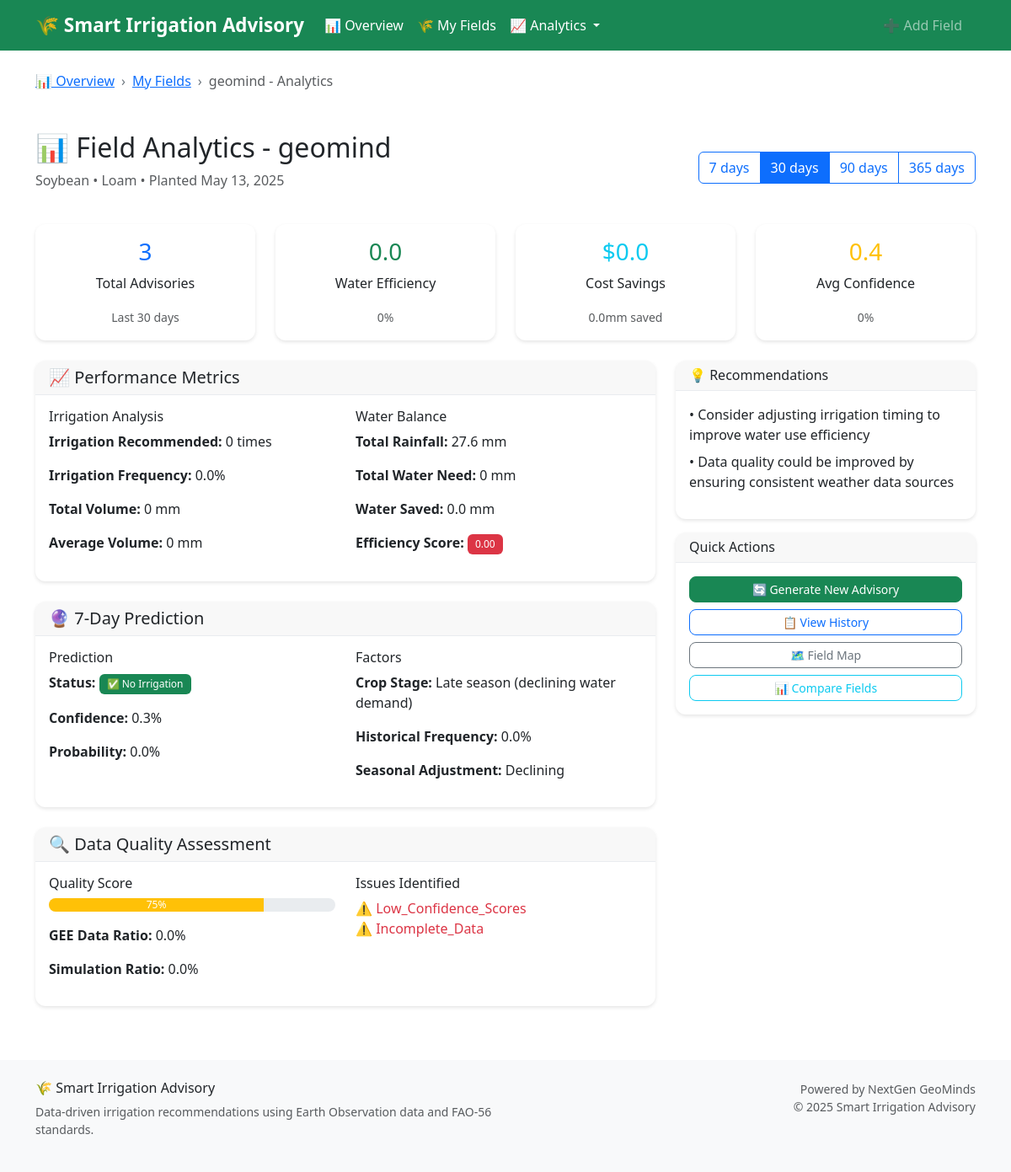
Screenshot of /analytics/field/13/ with the database file from the repository.
### advisory/models.py (models this page shows, shortened)
class FarmField(models.Model):
    CROP_CHOICES = [
        ("maize", "Maize"),
        ("soybean", "Soybean"),
        ("rice", "Rice"),
        ("wheat", "Wheat"),
        ("sugarcane", "Sugarcane"),
        ("cotton", "Cotton"),
        ("beans", "Beans"),
        ("potatoes", "Potatoes"),
        ("tomatoes", "Tomatoes"),
        ("cassava", "Cassava"),
    ]
    SOIL_CHOICES = [
        ("clay", "Clay"),
        ("loam", "Loam"),
        ("sandy", "Sandy"),
        ("silt", "Silt"),
        ("clay_loam", "Clay Loam"),
        ("sandy_loam", "Sandy Loam"),
    ]
    name = models.CharField(max_length=100)
    latitude = models.FloatField(_('Latitude'), validators=[
        MinValueValidator(-90.0), MaxValueValidator(90.0)])
    longitude = models.FloatField(_('Longitude'), validators=[
        MinValueValidator(-180.0), MaxValueValidator(180.0)])
    soil_type = models.CharField(
        choices=SOIL_CHOICES, max_length=20, default="loam", null=True, blank=True)
    crop_type = models.CharField(
        choices=CROP_CHOICES, max_length=20, default="maize")
    planting_date = models.DateField(_('Planting Date'), default=date.today)
    field_area_ha = models.FloatField(
        _('Field Area (ha)'),
        validators=[MinValueValidator(0.1), MaxValueValidator(1000.0)],
        null=True, blank=True,
        help_text="Field area in hectares"
    )
    elevation = models.FloatField(
        _('Elevation (m)'),
        null=True, blank=True,
        help_text="Field elevation in meters"
    )
    created_at = models.DateTimeField(auto_now_add=True)
    updated_at = models.DateTimeField(auto_now=True)
    class Meta:
        ordering = ['-created_at']
        verbose_name = 'Farm Field'
        verbose_name_plural = 'Farm Fields'

### advisory/views.py (the view)
def field_analytics_view(request, field_id):
    field = get_object_or_404(FarmField, id=field_id)
    analytics = IrrigationAnalytics()
    period = request.GET.get('period', '30')
    try:
        period_days = int(period)
    except ValueError:
        period_days = 30
    performance = analytics.get_field_performance_summary(
        field_id, period_days)
    prediction = analytics.predict_irrigation_needs(field_id, days_ahead=7)
    context = {
        'field': field,
        'performance': performance,
        'prediction': prediction,
        'period_days': period_days,
        'period_options': [7, 30, 90, 365]
    }
    return render(request, 'advisory/field_analytics.html', context)

### advisory/utils/analytics.py (called while the page is built)
    def _generate_performance_recommendations(self, efficiency: float, confidence: float,
                                              irrigation_count: int, total_count: int) -> List[str]:
        recommendations = []
        if efficiency < 0.7:
            recommendations.append(
                "Consider adjusting irrigation timing to improve water use efficiency")
        if confidence < 0.6:
            recommendations.append(
                "Data quality could be improved by ensuring consistent weather data sources")
        if irrigation_count / total_count > 0.8:
            recommendations.append(
                "High irrigation frequency detected - consider soil moisture monitoring")
        if not recommendations:
            recommendations.append(
                "Performance is optimal - continue current practices")
        return recommendations

    def _get_crop_stage_description(self, days_since_planting: int, crop_info: Dict) -> str:
        if days_since_planting < crop_info['duration_days'] * 0.25:
            return "Initial growth stage"
        elif days_since_planting < crop_info['duration_days'] * 0.75:
            return "Mid-season (peak water demand)"
        else:
            return "Late season (declining water demand)"

### advisory/utils/crop_coefficients.py (called while the page is built)
def get_crop_info(crop_type):
    return CROP_DATA.get(crop_type.lower(), CROP_DATA["maize"])

### templates/advisory/field_analytics.html (shortened to what this page needs)
{% extends "base.html" %} {% block title %}Field Analytics - {{ field.name }}{% endblock %} {% block breadcrumb %}
<li class="breadcrumb-item"><a href="{% url 'advisory:field_list' %}">My Fields</a></li>
<li class="breadcrumb-item active">{{ field.name }} - Analytics</li>
{% endblock %} {% block content %}
<div class="container mt-4">
  <div class="row mb-4">
    <div class="col-12">
      <div class="d-flex justify-content-between align-items-center">
        <div>
          <h2>📊 Field Analytics - {{ field.name }}</h2>
          <p class="text-muted">{{ field.crop_type|title }} • {{ field.soil_type|title }} • Planted {{ field.planting_date|date:"M d, Y" }}</p>
        </div>
        <div class="btn-group">
          {% for period in period_options %}
          <a href="?period={{ period }}" class="btn btn-outline-primary {% if period == period_days %}active{% endif %}"> {{ period }} days </a>
          {% endfor %}
        </div>
      </div>
    </div>
  </div>
  <div class="row mb-4">
    <div class="col-md-3">
      <div class="card text-center">
        <div class="card-body">
          <h3 class="text-primary">{{ performance.total_advisories }}</h3>
          <p class="card-text">Total Advisories</p>
          <small class="text-muted">Last {{ period_days }} days</small>
        </div>
      </div>
    </div>
    <div class="col-md-3">
      <div class="card text-center">
        <div class="card-body">
          <h3 class="text-success">{{ performance.water_use_efficiency|floatformat:1 }}</h3>
          <p class="card-text">Water Efficiency</p>
          <small class="text-muted">{{ performance.water_use_efficiency|floatformat:0 }}%</small>
        </div>
      </div>
    </div>
    <div class="col-md-3">
      <div class="card text-center">
        <div class="card-body">
          <h3 class="text-info">${{ performance.cost_savings|floatformat:1 }}</h3>
          <p class="card-text">Cost Savings</p>
          <small class="text-muted">{{ performance.water_saved|floatformat:1 }}mm saved</small>
        </div>
      </div>
    </div>
    <div class="col-md-3">
      <div class="card text-center">
        <div class="card-body">
          <h3 class="text-warning">{{ performance.avg_confidence|floatformat:1 }}</h3>
          <p class="card-text">Avg Confidence</p>
          <small class="text-muted">{{ performance.avg_confidence|floatformat:0 }}%</small>
        </div>
      </div>
    </div>
  </div>
  <div class="row">
    <div class="col-md-8">
      <div class="card mb-4">
        <div class="card-header">
          <h5 class="mb-0">📈 Performance Metrics</h5>
        </div>
        <div class="card-body">
          <div class="row">
            <div class="col-md-6">
              <h6>Irrigation Analysis</h6>
              <p><strong>Irrigation Recommended:</strong> {{ performance.irrigation_recommended_count }} times</p>
              <p><strong>Irrigation Frequency:</strong> {{ performance.irrigation_frequency|floatformat:1 }}%</p>
              <p><strong>Total Volume:</strong> {{ performance.total_irrigation_volume }} mm</p>
              <p><strong>Average Volume:</strong> {{ performance.avg_irrigation_volume }} mm</p>
            </div>
            <div class="col-md-6">
              <h6>Water Balance</h6>
              <p><strong>Total Rainfall:</strong> {{ performance.total_rainfall }} mm</p>
              <p><strong>Total Water Need:</strong> {{ performance.total_water_need }} mm</p>
              <p><strong>Water Saved:</strong> {{ performance.water_saved }} mm</p>
              <p>
                <strong>Efficiency Score:</strong>
                <span
                  class="badge {% if performance.water_use_efficiency > 0.8 %}bg-success{% elif performance.water_use_efficiency > 0.6 %}bg-warning{% else %}bg-danger{% endif %}"
                >
                  {{ performance.water_use_efficiency|floatformat:2 }}
                </span>
              </p>
            </div>
          </div>
        </div>
      </div>
      <div class="card mb-4">
        <div class="card-header">
          <h5 class="mb-0">🔮 7-Day Prediction</h5>
        </div>
        <div class="card-body">
          {% if prediction.prediction == 'insufficient_data' %}
          <div class="alert alert-info">
            <h6>Insufficient Data</h6>
            <p>Need more historical data to make accurate predictions.</p>
          </div>
          {% else %}
          <div class="row">
            <div class="col-md-6">
              <h6>Prediction</h6>
              <p>
                <strong>Status:</strong>
                <span class="badge {% if prediction.prediction == 'irrigation_needed' %}bg-warning{% else %}bg-success{% endif %}">
                  {% if prediction.prediction == 'irrigation_needed' %}💧 Irrigation Needed{% else %}✅ No Irrigation{% endif %}
                </span>
              </p>
              <p><strong>Confidence:</strong> {{ prediction.confidence|floatformat:1 }}%</p>
              <p><strong>Probability:</strong> {{ prediction.irrigation_probability|floatformat:1 }}%</p>
            </div>
            <div class="col-md-6">
              <h6>Factors</h6>
              <p><strong>Crop Stage:</strong> {{ prediction.factors.crop_stage }}</p>
              <p><strong>Historical Frequency:</strong> {{ prediction.factors.historical_frequency|floatformat:1 }}%</p>
              <p><strong>Seasonal Adjustment:</strong> {{ prediction.factors.seasonal_adjustment|title }}</p>
            </div>
          </div>
          {% endif %}
        </div>
      </div>
      <div class="card">
        <div class="card-header">
          <h5 class="mb-0">🔍 Data Quality Assessment</h5>
        </div>
        <div class="card-body">
          <div class="row">
            <div class="col-md-6">
              <h6>Quality Score</h6>
              <div class="progress mb-3">
                <div
                  class="progress-bar {% if performance.data_quality.score > 80 %}bg-success{% elif performance.data_quality.score > 60 %}bg-warning{% else %}bg-danger{% endif %}"
                  style="width: {{ performance.data_quality.score }}%"
                >
                  {{ performance.data_quality.score }}%
                </div>
              </div>
              <p><strong>GEE Data Ratio:</strong> {{ performance.data_quality.gee_ratio|floatformat:1 }}%</p>
              <p><strong>Simulation Ratio:</strong> {{ performance.data_quality.simulation_ratio|floatformat:1 }}%</p>
            </div>
            <div class="col-md-6">
              <h6>Issues Identified</h6>
              {% if performance.data_quality.issues %}
              <ul class="list-unstyled">
                {% for issue in performance.data_quality.issues %}
                <li class="text-danger">⚠️ {{ issue|title }}</li>
                {% endfor %}
              </ul>
              {% else %}
              <p class="text-success">✅ No issues detected</p>
              {% endif %}
            </div>
          </div>
        </div>
      </div>
    </div>
    <div class="col-md-4">
      <div class="card mb-3">
        <div class="card-header">
          <h6 class="mb-0">💡 Recommendations</h6>
        </div>
        <div class="card-body">
          {% if performance.recommendations %}
          <ul class="list-unstyled">
            {% for recommendation in performance.recommendations %}
            <li class="mb-2">• {{ recommendation }}</li>
            {% endfor %}
          </ul>
          {% else %}
          <p class="text-muted">No specific recommendations at this time.</p>
          {% endif %}
        </div>
      </div>
      <div class="card">
        <div class="card-header">
          <h6 class="mb-0">Quick Actions</h6>
        </div>
        <div class="card-body">
          <a href="{% url 'advisory:get_advice' field.id %}" class="btn btn-success btn-sm w-100 mb-2"> 🔄 Generate New Advisory </a>
          <a href="{% url 'advisory:advisory_history' field.id %}" class="btn btn-outline-primary btn-sm w-100 mb-2"> 📋 View History </a>
          <a href="{% url 'advisory:field_map' field.id %}" class="btn btn-outline-secondary btn-sm w-100 mb-2"> 🗺️ Field Map </a>
          <a href="{% url 'advisory:performance_comparison' %}" class="btn btn-outline-info btn-sm w-100"> 📊 Compare Fields </a>
        </div>
      </div>
    </div>
  </div>
</div>
{% endblock %}

### static/css/main.css (style rules this page uses)
:root { --primary-green: #198754; --light-green: #20c997; --dark-green: #146c43; --success-bg: #d1e7dd; --success-border: #badbcc; }
.breadcrumb-item + .breadcrumb-item::before { content: "›"; color: #6c757d; }
.card { border: none; box-shadow: 0 2px 4px rgba(0,0,0,0.1); transition: all 0.3s ease; border-radius: 12px; }
.card-header { border-bottom: 1px solid #e9ecef; font-weight: 600; border-radius: 12px 12px 0 0 !important; }
.btn { border-radius: 8px; font-weight: 500; transition: all 0.3s ease; }
.btn-group .btn { border-radius: 6px; }
.progress { border-radius: 10px; overflow: hidden; }
.progress-bar { transition: width 0.6s ease; }
.badge { font-weight: 500; padding: 0.5em 0.75em; }
.badge.bg-success { background-color: #198754 !important; }
.badge.bg-danger { background-color: #dc3545 !important; }

### rows the page displays
FarmField: name "geomind", crop_type "Soybean", soil_type "Loam", planting_date "May 13, 2025"

### other values shown
{{ period }} "7" "30" "90" "365"
{{ performance.total_advisories }} "3"
{{ period_days }} "30"
{{ performance.water_use_efficiency|floatformat:1 }} "0.0"
{{ performance.water_use_efficiency|floatformat:0 }} "0"
{{ performance.cost_savings|floatformat:1 }} "0.0"
{{ performance.water_saved|floatformat:1 }} "0.0"
{{ performance.avg_confidence|floatformat:1 }} "0.4"
{{ performance.avg_confidence|floatformat:0 }} "0"
{{ performance.irrigation_recommended_count }} "0"
{{ performance.irrigation_frequency|floatformat:1 }} "0.0"
{{ performance.total_irrigation_volume }} "0"
{{ performance.avg_irrigation_volume }} "0"
{{ performance.total_rainfall }} "27.6"
{{ performance.total_water_need }} "0"
